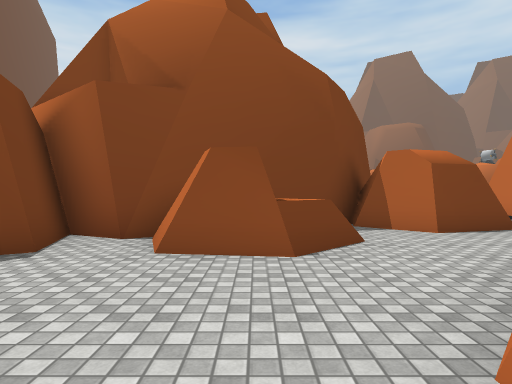
[1] (above)

24 first-person views from a walk through a scene from a Unity 3-D project. The camera is 1.4 m above the floor, looks level and sees 75° across. The floor is counted in squares, 2 m on a side. Each view is taken from the middle of a square. On the plan, view 1 faces up. The plan holds only what a view shows up to about 10 squares ahead; the rest is blank. The place goes on beyond the plan. Some surface patterns are stand-ins.

[2]
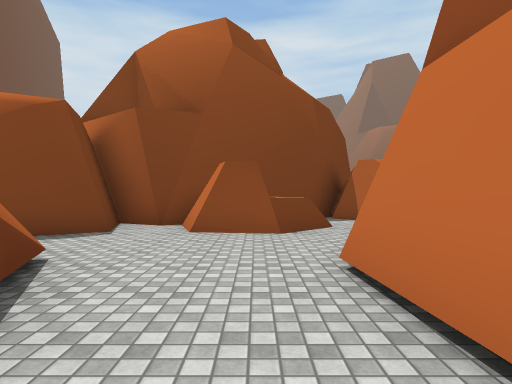

[3]
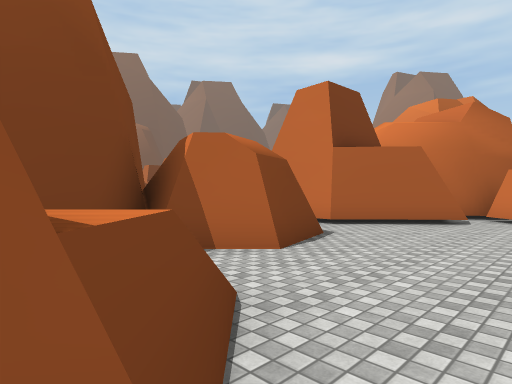

[4]
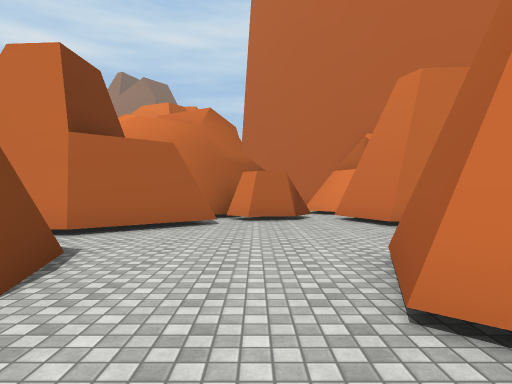

[5]
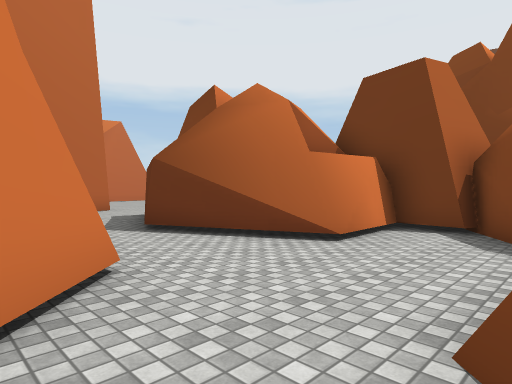

[6]
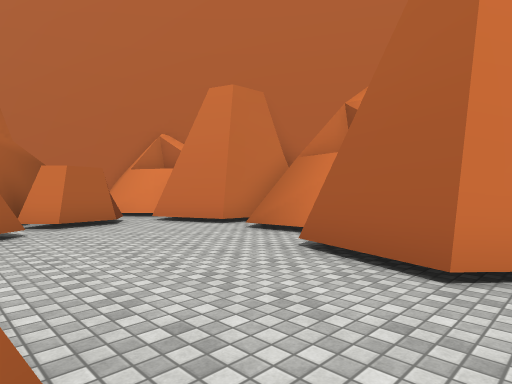

[7]
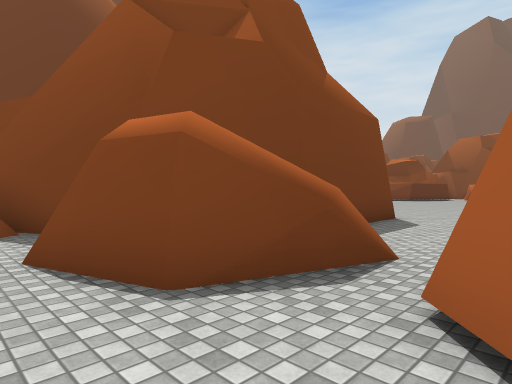

[8]
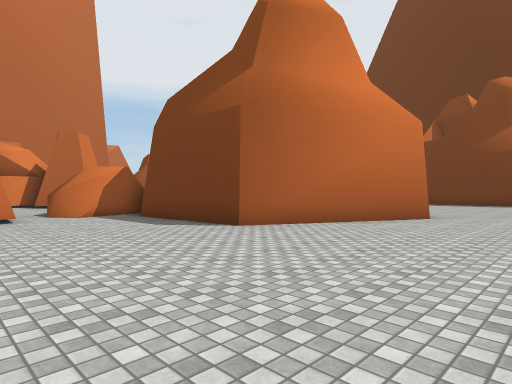

[9]
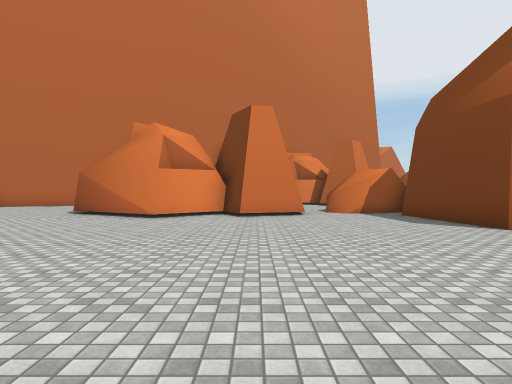

[10]
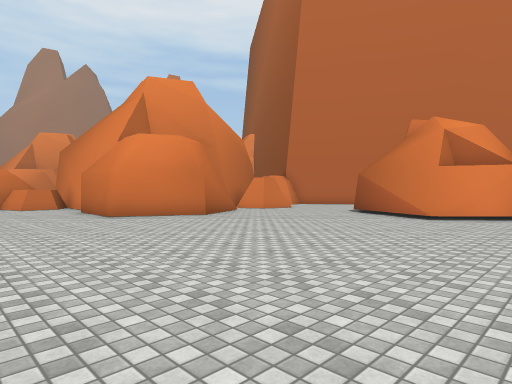

[11]
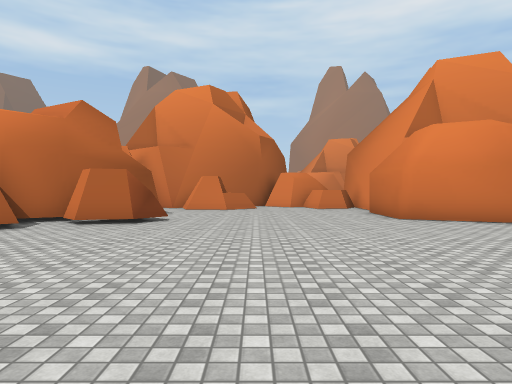

[12]
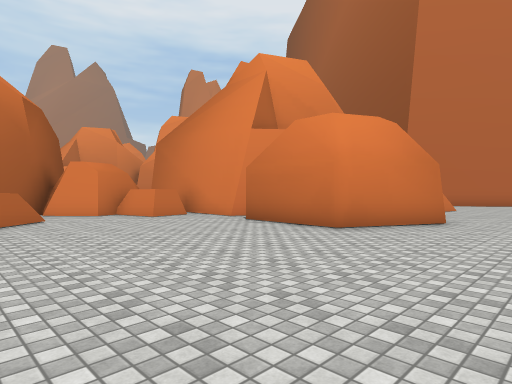

[13]
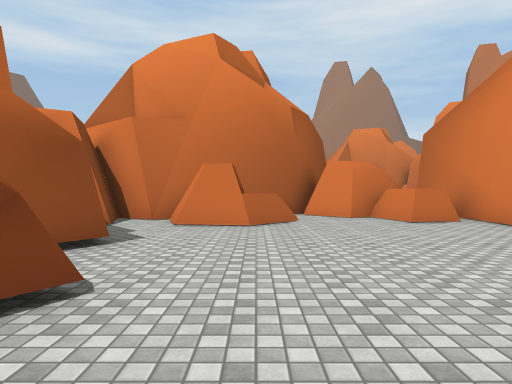

[14]
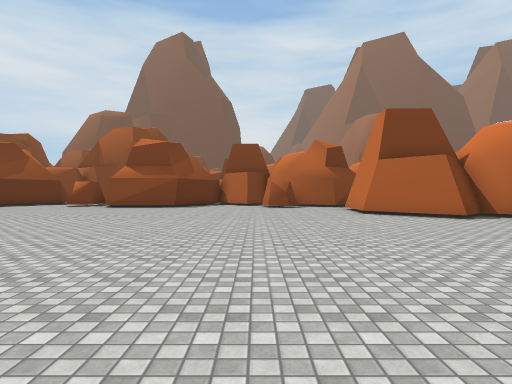

[15]
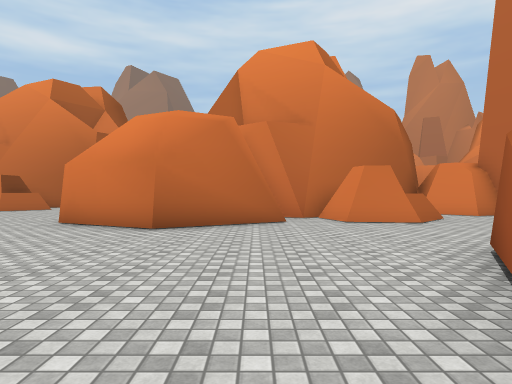

[16]
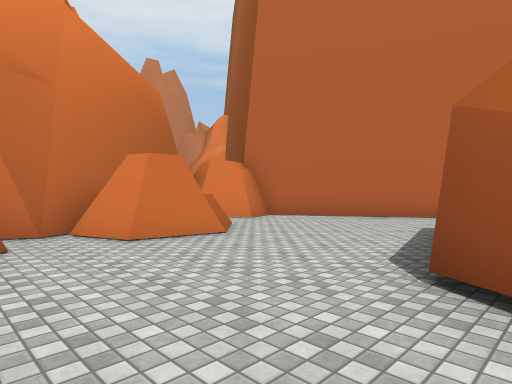

[17]
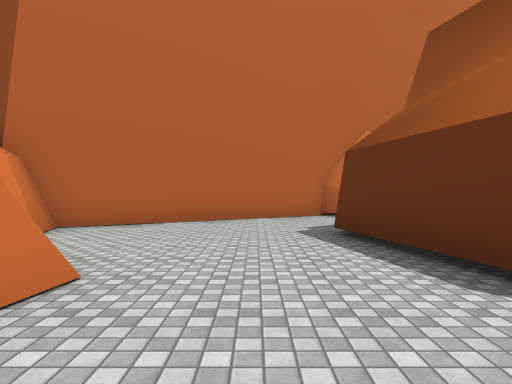

[18]
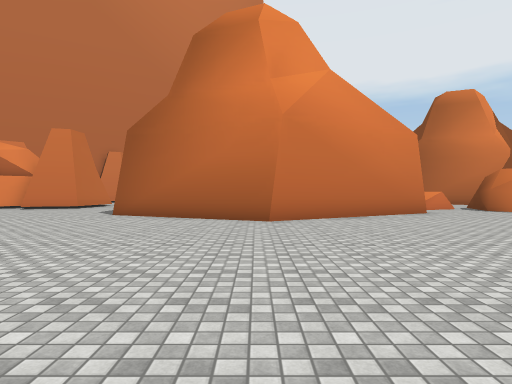

[19]
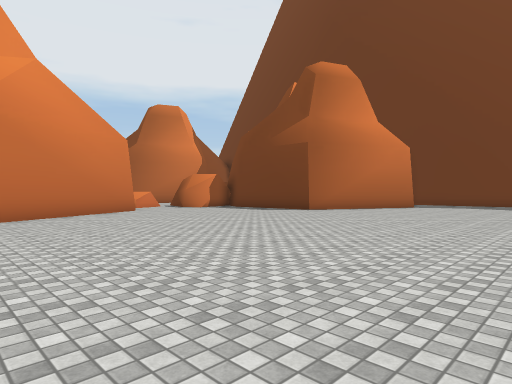

[20]
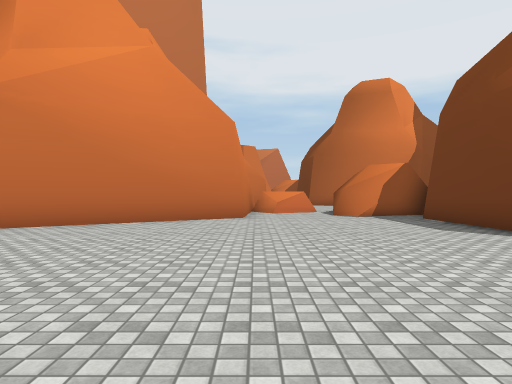

[21]
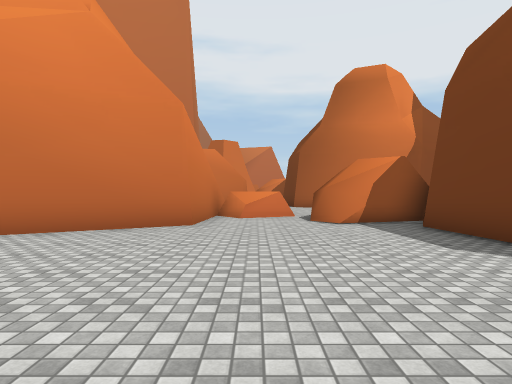

[22]
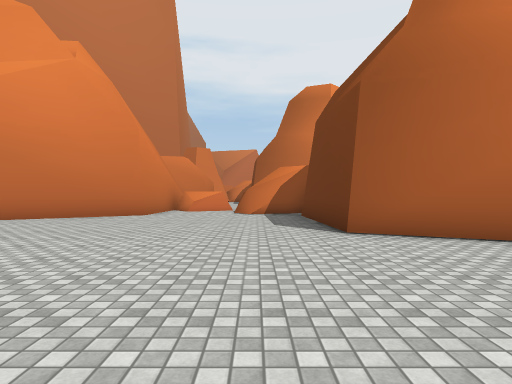

[23]
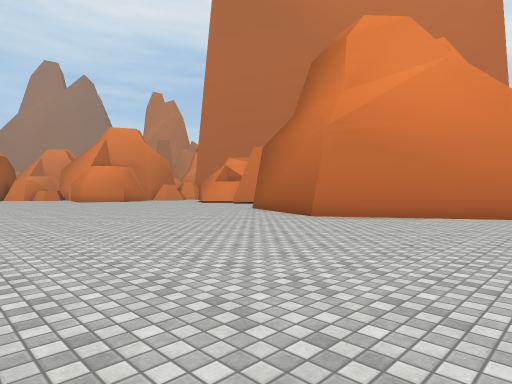

[24]
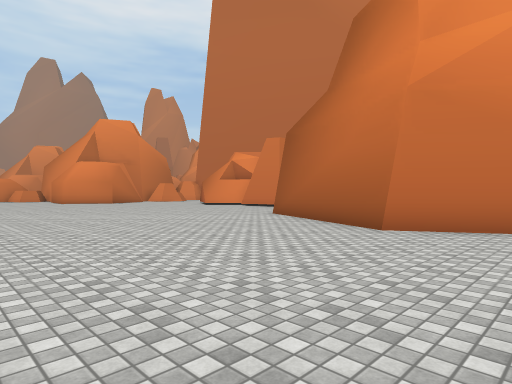

### Floor plan
Key: @ floor where view 1 was taken; # wall or solid block; x gap in a wall; . floor; / step, stairs or slope; = window, fence, low wall or low ledge; ^ raised ledge; v drop or lower ground.
Columns run from 12 left of view 1 to 26 right of it. Each row starts with its distance up from view 1.
 26                ...........####
 25        .....   ............###    ###
 24  ...........    ............#####.###
 23 .............................#.....##
 22 ..................................##
 21 ..................................=^ #
 20 ...................................=..#
 19 .....................................##
 18 ....................................##
 17 #..................................##
 16 #..........#..................###..##
 15 #........#####...............## ######
 14 #......###   ###.............#
 13 #.....##       #.............##
 12 #//...#        #..............##
 11 v//.=.#        #...............#
 10    #^##        #...##.####....###
  9                ##=.#     ##...###
  8               ####.#      #...==
  7             ####=#.##     #.....
  6         #####..###..###   #.....##
  5         #####=......####  #.....##
  4         ##.##........###  .....##
  3        ##......#......#.  ...###
  2        #......###.....x.# ..##
  1        ####..## ######### ###
  0           #.@#      #
 -1           #..#      #
 -2           ##.
 -3           #.

Positions as (right, up) in squares from view 1, and headings:
1: (0, 0), facing up
2: (0, -2), facing up
3: (0, 3), facing up-right
4: (1, 4), facing right
5: (2, 4), facing down-left
6: (2, 6), facing down-right
7: (7, 5), facing up-left
8: (8, 19), facing down-left
9: (8, 20), facing down
10: (8, 20), facing down-right
11: (9, 20), facing right
12: (14, 22), facing down-right
13: (15, 21), facing right
14: (10, 16), facing up
15: (10, 12), facing right
16: (13, 12), facing down-right
17: (16, 11), facing down
18: (-1, 24), facing down
19: (-1, 25), facing down-left
20: (-7, 22), facing down
21: (-8, 20), facing down
22: (-10, 23), facing down
23: (-7, 24), facing down-right
24: (-4, 22), facing down-right
